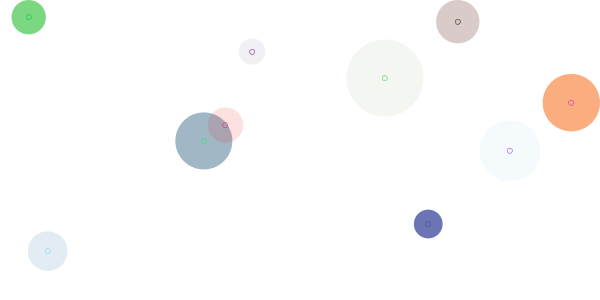
Frame 1 (no input)
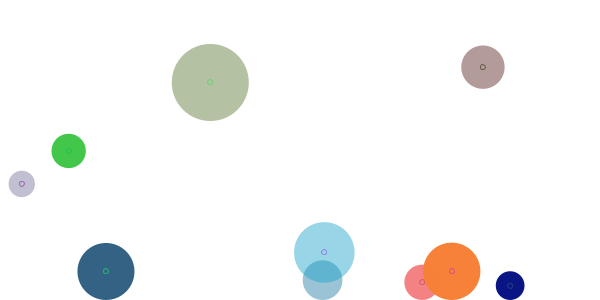
Frame 60 (the mouse pressed at the canvas centre just before this capture)
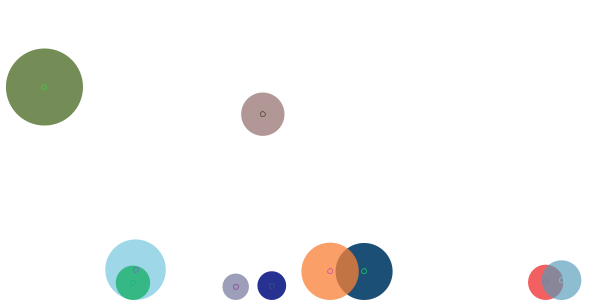
Frame 120 (the mouse held since frame 60 and released just before this capture)

The Processing sketch that drew these frames (run headless with seeded random() and noise(); from frame 60 on, the mouse is pressed at the canvas centre):

// Processing sketch: processing_122903
// ── processing_122903.pde

//Complexity
//Draw a few circles 
//Test 018 [Date:20131204] Wayne Lin
//e-mail:ration.Lin@gmail.com
//N76014045 林瑞勛

int _num = 10;
Circle[] _circleArr = {
}; 

void setup() {
  size(600, 300);
  background(255);
  smooth();
  strokeWeight(1);
  fill(150, 50);
  drawCircles();
}

void draw() {
  background(255);
  for (int i=0; i<_circleArr.length; i++) {
    Circle thisCirc = _circleArr[i];
    thisCirc.updateMe();
  }
}

void mouseReleased() {
  drawCircles();
}

void drawCircles() {
  for (int i=0; i<_num; i++) { 
    Circle thisCirc = new Circle();
    thisCirc.drawMe();
    _circleArr =(Circle[])append(_circleArr, thisCirc);
  }
}


class Circle {
  float x, y;
  float radius;
  color linecol, fillcol;
  float alph;
  float xmove, ymove;

  Circle() {
    x = random(width);
    y = random(height);
    radius = random(30) + 10;
    linecol = color(random(255), random(255), random(255));
    fillcol = color(random(255), random(255), random(255));
    alph = random(200);
    xmove = random(10)-5;
    ymove = random(5);
  }
  void drawMe() {
    noStroke();
    fill(fillcol, alph);
    ellipse(x, y, radius*2, radius*2);
    stroke(linecol, 150);
    noFill();
    ellipse(x, y, 5, 5);
  }
  void updateMe() {
    x += xmove;
    y += ymove;

    if (x > width-radius) { 
      x=width-radius;
      xmove = -xmove;
    }
    if (x <= radius) { 
      x=radius;
      xmove = -xmove;
    }
    if (y > height-radius) { 
      y=height-radius;
    }
    if (y <= radius) { 
      y=radius;
      ymove = -ymove;
    }
    
    boolean touching = false;
    for (int i=0; i<_circleArr.length; i++) {
      Circle otherCirc = _circleArr[i];
      if (otherCirc != this) {
        float dis = dist(x, y, otherCirc.x, otherCirc.y);
        if ((dis-radius-otherCirc.radius) < 0) {
          touching = true;
          break;
        }
      }
    }
    if (touching) {
      if (alph > 0) { 
        alph--;
      }
    } 
    else {
      if (alph<255) { 
        alph += 2;
      }
    }
    drawMe();
  }
}
